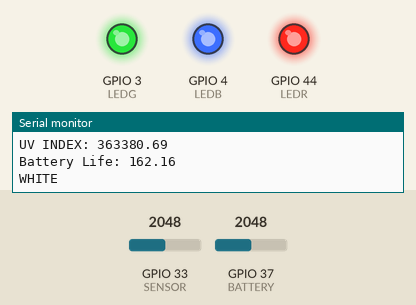
Simulated run of this sketch. Board: ESP32. Parts: output pins drawn as LEDs (lit = HIGH), the last lines printed to the serial monitor. The inputs (shaded band) are chosen by the test bench; at power-on: GPIO 33 (SENSOR) = 2048, GPIO 37 (BATTERY) = 2048. Nothing arrives over Bluetooth unless stated; a phone connects over Bluetooth LE 3 s after start.

Above: at 4.0 s.
At 15.2 s:
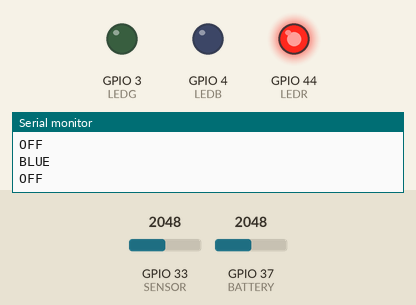
At 23.7 s:
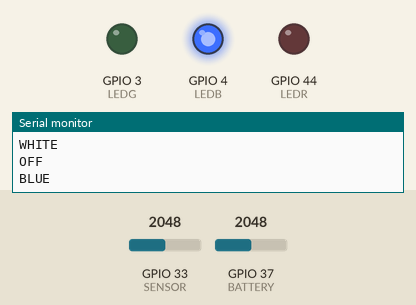
At 34.5 s:
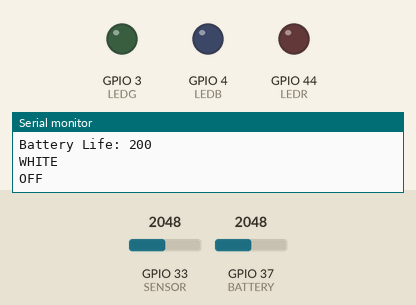
Timing chart, 0 to 36.6 s (numbered marks = the images above):
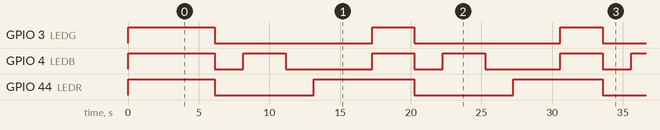

Measured:
- by itself, GPIO 3 (LEDG): alternates HIGH for 3.0 s and LOW for 10.3 s
- by itself, GPIO 4 (LEDB): moves between LOW and HIGH, repeating every 26.6 s
- by itself, GPIO 44 (LEDR): alternates HIGH for 6.3 s and LOW for 7.0 s

The sketch:

UVINDEX_SensorPROGRAM.ino
```cpp
#include <ArduinoBLE.h>

#define LEDR D7
#define LEDB D3
#define LEDG D2
#define SENSOR A5
#define BATTERY A1  //**NEED TO FIND THE ACTUAL PIN NUMBER**//

static const char* UVsensorgreeting = "UV Sensor Successfully Connected";
static const char* Batterygreeting = "Battery Monitor Successfully Connected";

BLEService SeniorDesign008TEST("180C");

BLEByteCharacteristic UVLevelChar("3941ed20-7d21-4f30-a126-c816c5facc07", BLERead | BLENotify);   // standard 16-bit characteristic UUID remote clients will be able to get notifications when this characteristic changes
BLEByteCharacteristic BatteryLevelChar("463950f7-0678-43d7-ad65-c1f85d7f7636", BLERead | BLENotify); // standard 16-bit characteristic UUID remote clients will be able to get notifications when this characteristic changes

BLEStringCharacteristic UVgreetingCharacteristic("2A56", BLERead, 13);  // standard 16-bit characteristic UUID remote clients will be able to read
BLEStringCharacteristic BatterygreetingCharacteristic("2A19", BLERead, 13); // standard 16-bit characteristic UUID remote clients will be able to read


void setup() {
  pinMode(SENSOR, INPUT);
  pinMode(BATTERY, INPUT);
  pinMode(LEDR, OUTPUT);
  pinMode(LEDG, OUTPUT);
  pinMode(LEDB, OUTPUT);

  Serial.begin(9600);

  if (!BLE.begin()) {   //this means that the bluetooth has failed to connect
    Serial.println("starting ble has failed");
    while (1); //1 = success 0= error
    //the off board LED will blink if it fails to initialize
    digitalWrite (LEDR, LOW);
    digitalWrite (LEDG, HIGH);
    digitalWrite (LEDB, HIGH);
    delay(2000);
    digitalWrite (LEDR, HIGH);  //turn off the red LED
    delay(2000);
  }

  BLE.setLocalName("494TestProgram");
  BLE.setAdvertisedService(SeniorDesign008TEST);
  SeniorDesign008TEST.addCharacteristic(UVLevelChar);
  SeniorDesign008TEST.addCharacteristic(BatteryLevelChar);
  BLE.addService(SeniorDesign008TEST); //add service
  UVgreetingCharacteristic.setValue(UVsensorgreeting);      // Set greeting string
  BatterygreetingCharacteristic.setValue(Batterygreeting);  // Set greeting string
  BLE.advertise();//Start advertising 1=success 0=fail
  Serial.print("Mobile App device MAC: ");
  Serial.println(BLE.address());
  Serial.println("Waiting for connections...");

  ///below will turn off the LED until a connection is made.
  digitalWrite (LEDR, HIGH);
  digitalWrite (LEDG, HIGH);
  digitalWrite (LEDB, HIGH);

  delay(2000);
}

void loop() {
  float UV_sensor_voltage;          //the measurement from the UV sensor
  float UV_index;                   //the converted value to the UV index
  int UV_index_SEND;                //a simplified value being sent to bluetooth
  static int UV_analog;             //the analog value of the UV sensor
  static float UV_voltage_average = 0;  //the average of the voltage values

  float battery_voltage;            //the voltage from the battery
  static float battery_voltage_average = 0;   // the average from the battery readings
  static int battery_reading;
  static float battery_life;
  int battery_life_SEND;
  int criticalBatteryLEVEL = 0;     //this will indicate if the battery level is too low.
  int blueToothFLAG = 1;  //this will indicate if the bluetooth is not connected, it will be 1 if not connected


  BLEDevice central = BLE.central();//listens for mobile connection

  if (central)
  {
    blueToothFLAG = 0;
    Serial.print("Connected to Mobile App MAC: ");
    // print the central's BT address:
    Serial.println(central.address());
    // turn on the LED to indicate the connection:
    digitalWrite(LED_BUILTIN, HIGH);

    while (central.connected()) { //keep looping while mobile app
      for (int i = 0; i < 5000; i++) {
        UV_analog = analogRead(SENSOR);
        UV_sensor_voltage = (UV_analog / 1023) * 3.3;
        UV_voltage_average += UV_sensor_voltage; //total sum before being divided

        battery_reading = analogRead(BATTERY);
        battery_voltage = (battery_reading / 1023) * 3;
        battery_voltage_average += battery_voltage; //total sum before being divided
      }

      UV_voltage_average = UV_voltage_average / 5000;
      if (UV_voltage_average <= (1 / 5000)) {
        UV_voltage_average = 0;
      }

      UV_voltage_average = UV_voltage_average * 5000;
      UV_index = (UV_voltage_average) * 11; //11 is due to the 11 stages of the UV Index, could use 10, it's close enough

      battery_voltage_average = battery_voltage_average / 5000;
      if (battery_voltage_average <= (1 / 5000)) {
        battery_voltage_average = 0;
        criticalBatteryLEVEL = 1;
      }

      battery_life = (battery_voltage_average / 3) * 100;
      if (battery_life <= 10) {
        criticalBatteryLEVEL = 1;   //the battery level is low, we need to get a charge on it soon.
      }
      else {
        criticalBatteryLEVEL = 0; //the battery level is fine
      }

      UV_Spectrum(UV_index, criticalBatteryLEVEL, blueToothFLAG);
      UV_index_SEND = (int)UV_index;
      battery_life_SEND = (int)battery_life;

      UVLevelChar.writeValue((byte)(UV_index_SEND));
      //UVLevelChar.writeValue(UV_index_SEND);
      //BatteryLevelChar.writeValue((byte)(battery_life_SEND));
      Serial.print("UV INDEX: ");
      Serial.println(UV_index_SEND);
      Serial.print("Battery Life: ");
      Serial.println(battery_life_SEND);
      delay(200);
    }
  }

  if (!central) {
    blueToothFLAG = 1;  // blue tooth is not connected
    for (int i = 0; i < 5000; i++) {
      UV_analog = analogRead(SENSOR);
      UV_sensor_voltage = (UV_analog / 1023.0) * 3.3;
      UV_voltage_average += UV_sensor_voltage; //total sum before being divided

      battery_reading = analogRead(BATTERY);
      battery_voltage = (battery_reading / 1023) * 3;
      battery_voltage_average += battery_voltage; //total sum before being divided
    }

    UV_voltage_average = UV_voltage_average / 5000;
    if (UV_voltage_average <= (1 / 5000)) {
      UV_voltage_average = 0;
    }

    battery_voltage_average = battery_voltage_average / 5000;
    if (battery_voltage_average <= (1 / 5000)) {
      battery_voltage_average = 0;
      criticalBatteryLEVEL = 1;
    }

    battery_life = (battery_voltage_average / 3.7) * 100;
    if (battery_life <= 10) {
      criticalBatteryLEVEL = 1;   //the battery level is low, we need to get a charge on it soon.
    }
    else {
      criticalBatteryLEVEL = 0; //the battery level is fine
    }

    UV_voltage_average = UV_voltage_average * 5000;
    UV_index = (UV_voltage_average) * 11; //11 is due to the 11 stages of the UV Index could use 10, it's close enough

    Serial.print("UV Voltage Average: ");
    Serial.println(UV_voltage_average);
    Serial.print("UV INDEX: ");
    Serial.println(UV_index);
    Serial.print("Battery Life: ");
    Serial.println(battery_life);

    UV_Spectrum(UV_index, criticalBatteryLEVEL, blueToothFLAG);

    delay(1000);
  }
}

int UV_Spectrum(int UV_index, int bat_FLAG, int blue_FLAG) {
  if (bat_FLAG = 1) { //battery is low
    Serial.println("WHITE");
    digitalWrite(LEDR, HIGH);
    digitalWrite(LEDG, HIGH);
    digitalWrite(LEDB, HIGH);
    delay(3000);
    Serial.println("OFF");
    digitalWrite(LEDR, LOW);
    digitalWrite(LEDG, LOW);
    digitalWrite(LEDB, LOW);
    delay(2000);
  }

  if (blue_FLAG = 1) { //the bluetooth is not connected
    Serial.println("BLUE");
    digitalWrite(LEDR, LOW);
    digitalWrite(LEDG, LOW);
    digitalWrite(LEDB, HIGH);
    delay(3000);
    Serial.println("OFF");
    digitalWrite(LEDR, LOW);
    digitalWrite(LEDG, LOW);
    digitalWrite(LEDB, LOW);
    delay(2000);
  }

  // green [0-2] risk is low
  if (UV_index < 3) {
    Serial.println("GREEN");
    digitalWrite(LEDR, LOW);
    digitalWrite(LEDG, HIGH);
    digitalWrite(LEDB, LOW);
    delay(2000);
  }

  // yellow [3-5] medium risk
  else if (UV_index >= 3 && UV_index < 6) {
    digitalWrite(LEDR, HIGH);
    digitalWrite(LEDG, HIGH);
    digitalWrite(LEDB, LOW);
    delay(2000);
  }

  // red [6-7] high risk
  else if (UV_index >= 6  && UV_index < 8) {
    digitalWrite(LEDR, HIGH);
    digitalWrite(LEDG, LOW);
    digitalWrite(LEDB, LOW);
    delay(2000);
  }

  // magenta [8-10] very high risk
  else if (UV_index >= 8 && UV_index < 11) {
    digitalWrite(LEDR, HIGH);
    digitalWrite(LEDG, LOW);
    digitalWrite(LEDB, HIGH);
    delay(2000);
  }

  // cyan [11+] extremely high risk
  else {
    digitalWrite(LEDR, HIGH);
    digitalWrite(LEDG, LOW);
    digitalWrite(LEDB, LOW);
    delay(2000);
  }
}
```
